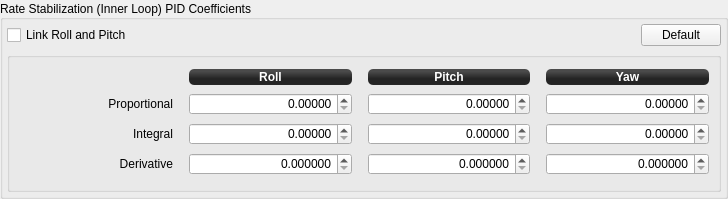
            <widget class="QGroupBox" name="RateStabilizationGroup_8">
             <property name="sizePolicy">
              <sizepolicy hsizetype="Preferred" vsizetype="Fixed">
               <horstretch>0</horstretch>
               <verstretch>0</verstretch>
              </sizepolicy>
             </property>
             <property name="minimumSize">
              <size>
               <width>0</width>
               <height>0</height>
              </size>
             </property>
             <property name="maximumSize">
              <size>
               <width>16777215</width>
               <height>16777215</height>
              </size>
             </property>
             <property name="title">
              <string>Rate Stabilization (Inner Loop) PID Coefficients</string>
             </property>
             <property name="alignment">
              <set>Qt::AlignLeading|Qt::AlignLeft|Qt::AlignVCenter</set>
             </property>
             <property name="flat">
              <bool>false</bool>
             </property>
             <layout class="QGridLayout" name="gridLayout_16">
              <property name="leftMargin">
               <number>4</number>
              </property>
              <property name="topMargin">
               <number>4</number>
              </property>
              <property name="rightMargin">
               <number>4</number>
              </property>
              <property name="bottomMargin">
               <number>4</number>
              </property>
              <property name="horizontalSpacing">
               <number>6</number>
              </property>
              <item row="1" column="0" colspan="3">
               <widget class="QGroupBox" name="RateStabilizationGroup_9">
                <property name="sizePolicy">
                 <sizepolicy hsizetype="Preferred" vsizetype="Fixed">
                  <horstretch>0</horstretch>
                  <verstretch>0</verstretch>
                 </sizepolicy>
                </property>
                <property name="minimumSize">
                 <size>
                  <width>0</width>
                  <height>140</height>
                 </size>
                </property>
                <property name="autoFillBackground">
                 <bool>false</bool>
                </property>
                <property name="styleSheet">
                 <string notr="true"/>
                </property>
                <property name="title">
                 <string/>
                </property>
                <property name="flat">
                 <bool>false</bool>
                </property>
                <layout class="QGridLayout" name="gridLayout_3" columnstretch="0,0,0,0,0,0,0">
                 <property name="leftMargin">
                  <number>0</number>
                 </property>
                 <property name="bottomMargin">
                  <number>9</number>
                 </property>
                 <item row="3" column="4">
                  <widget class="QDoubleSpinBox" name="PitchRateKd">
                   <property name="sizePolicy">
                    <sizepolicy hsizetype="Preferred" vsizetype="Fixed">
                     <horstretch>0</horstretch>
                     <verstretch>0</verstretch>
                    </sizepolicy>
                   </property>
                   <property name="minimumSize">
                    <size>
                     <width>0</width>
                     <height>22</height>
                    </size>
                   </property>
                   <property name="maximumSize">
                    <size>
                     <width>16777215</width>
                     <height>22</height>
                    </size>
                   </property>
                   <property name="focusPolicy">
                    <enum>Qt::StrongFocus</enum>
                   </property>
                   <property name="styleSheet">
                    <string notr="true"/>
                   </property>
                   <property name="alignment">
                    <set>Qt::AlignRight|Qt::AlignTrailing|Qt::AlignVCenter</set>
                   </property>
                   <property name="decimals">
                    <number>6</number>
                   </property>
                   <property name="singleStep">
                    <double>0.000001000000000</double>
                   </property>
                   <property name="objrelation" stdset="0">
                    <stringlist notr="true">
                     <string>objname:StabilizationSettings</string>
                     <string>fieldname:PitchRatePID</string>
                     <string>element:Kd</string>
                     <string>haslimits:no</string>
                     <string>scale:1</string>
                     <string>buttongroup:4,20</string>
                    </stringlist>
                   </property>
                  </widget>
                 </item>
                 <item row="0" column="6">
                  <widget class="QLabel" name="label_42">
                   <property name="sizePolicy">
                    <sizepolicy hsizetype="Preferred" vsizetype="Fixed">
                     <horstretch>0</horstretch>
                     <verstretch>0</verstretch>
                    </sizepolicy>
                   </property>
                   <property name="minimumSize">
                    <size>
                     <width>0</width>
                     <height>16</height>
                    </size>
                   </property>
                   <property name="font">
                    <font>
                     <weight>75</weight>
                     <bold>true</bold>
                    </font>
                   </property>
                   <property name="autoFillBackground">
                    <bool>false</bool>
                   </property>
                   <property name="styleSheet">
                    <string notr="true">background-color: qlineargradient(spread:reflect, x1:0.507, y1:0, x2:0.507, y2:0.772, stop:0.208955 rgba(74, 74, 74, 255), stop:0.78607 rgba(36, 36, 36, 255));
color: rgb(255, 255, 255);
border-radius: 5;</string>
                   </property>
                   <property name="text">
                    <string>Yaw</string>
                   </property>
                   <property name="alignment">
                    <set>Qt::AlignCenter</set>
                   </property>
                  </widget>
                 </item>
                 <item row="2" column="0">
                  <widget class="QLabel" name="label_44">
                   <property name="sizePolicy">
                    <sizepolicy hsizetype="Preferred" vsizetype="Preferred">
                     <horstretch>0</horstretch>
                     <verstretch>0</verstretch>
                    </sizepolicy>
                   </property>
                   <property name="minimumSize">
                    <size>
                     <width>69</width>
                     <height>0</height>
                    </size>
                   </property>
                   <property name="styleSheet">
                    <string notr="true"/>
                   </property>
                   <property name="text">
                    <string>Integral</string>
                   </property>
                   <property name="alignment">
                    <set>Qt::AlignRight|Qt::AlignTrailing|Qt::AlignVCenter</set>
                   </property>
                  </widget>
                 </item>
                 <item row="2" column="6">
                  <widget class="QDoubleSpinBox" name="RateYawKi">
                   <property name="sizePolicy">
                    <sizepolicy hsizetype="Preferred" vsizetype="Fixed">
                     <horstretch>0</horstretch>
                     <verstretch>0</verstretch>
                    </sizepolicy>
                   </property>
                   <property name="minimumSize">
                    <size>
                     <width>0</width>
                     <height>22</height>
                    </size>
                   </property>
                   <property name="maximumSize">
                    <size>
                     <width>16777215</width>
                     <height>22</height>
                    </size>
                   </property>
                   <property name="focusPolicy">
                    <enum>Qt::StrongFocus</enum>
                   </property>
                   <property name="toolTip">
                    <string>As a rule of thumb, you can set the Ki at roughly the same
value as the Kp.</string>
                   </property>
                   <property name="styleSheet">
                    <string notr="true"/>
                   </property>
                   <property name="alignment">
                    <set>Qt::AlignRight|Qt::AlignTrailing|Qt::AlignVCenter</set>
                   </property>
                   <property name="decimals">
                    <number>5</number>
                   </property>
                   <property name="singleStep">
                    <double>0.000100000000000</double>
                   </property>
                   <property name="objrelation" stdset="0">
                    <stringlist notr="true">
                     <string>objname:StabilizationSettings</string>
                     <string>fieldname:YawRatePID</string>
                     <string>element:Ki</string>
                     <string>haslimits:no</string>
                     <string>scale:1</string>
                     <string>buttongroup:4,20</string>
                    </stringlist>
                   </property>
                  </widget>
                 </item>
                 <item row="2" column="4">
                  <widget class="QDoubleSpinBox" name="RatePitchKi">
                   <property name="sizePolicy">
                    <sizepolicy hsizetype="Preferred" vsizetype="Fixed">
                     <horstretch>0</horstretch>
                     <verstretch>0</verstretch>
                    </sizepolicy>
                   </property>
                   <property name="minimumSize">
                    <size>
                     <width>0</width>
                     <height>22</height>
                    </size>
                   </property>
                   <property name="maximumSize">
                    <size>
                     <width>16777215</width>
                     <height>22</height>
                    </size>
                   </property>
                   <property name="focusPolicy">
                    <enum>Qt::StrongFocus</enum>
                   </property>
                   <property name="toolTip">
                    <string>As a rule of thumb, you can set the Ki at roughly the same
value as the Kp.</string>
                   </property>
                   <property name="styleSheet">
                    <string notr="true"/>
                   </property>
                   <property name="alignment">
                    <set>Qt::AlignRight|Qt::AlignTrailing|Qt::AlignVCenter</set>
                   </property>
                   <property name="decimals">
                    <number>5</number>
                   </property>
                   <property name="singleStep">
                    <double>0.000100000000000</double>
                   </property>
                   <property name="objrelation" stdset="0">
                    <stringlist notr="true">
                     <string>objname:StabilizationSettings</string>
                     <string>fieldname:PitchRatePID</string>
                     <string>element:Ki</string>
                     <string>haslimits:no</string>
                     <string>scale:1</string>
                     <string>buttongroup:4,20</string>
                    </stringlist>
                   </property>
                  </widget>
                 </item>
                 <item row="1" column="6">
                  <widget class="QDoubleSpinBox" name="RateYawKp">
                   <property name="sizePolicy">
                    <sizepolicy hsizetype="Preferred" vsizetype="Fixed">
                     <horstretch>0</horstretch>
                     <verstretch>0</verstretch>
                    </sizepolicy>
                   </property>
                   <property name="minimumSize">
                    <size>
                     <width>103</width>
                     <height>22</height>
                    </size>
                   </property>
                   <property name="maximumSize">
                    <size>
                     <width>16777215</width>
                     <height>22</height>
                    </size>
                   </property>
                   <property name="focusPolicy">
                    <enum>Qt::StrongFocus</enum>
                   </property>
                   <property name="toolTip">
                    <string>Slowly raise Kp until you start seeing clear oscillations when you fly.
Then lower the value by 20% or so.

You can usually go for higher values for Yaw factors.</string>
                   </property>
                   <property name="styleSheet">
                    <string notr="true"/>
                   </property>
                   <property name="alignment">
                    <set>Qt::AlignRight|Qt::AlignTrailing|Qt::AlignVCenter</set>
                   </property>
                   <property name="decimals">
                    <number>5</number>
                   </property>
                   <property name="singleStep">
                    <double>0.000100000000000</double>
                   </property>
                   <property name="objrelation" stdset="0">
                    <stringlist notr="true">
                     <string>objname:StabilizationSettings</string>
                     <string>fieldname:YawRatePID</string>
                     <string>element:Kp</string>
                     <string>haslimits:no</string>
                     <string>scale:1</string>
                     <string>buttongroup:4,20</string>
                    </stringlist>
                   </property>
                  </widget>
                 </item>
                 <item row="3" column="6">
                  <widget class="QDoubleSpinBox" name="YawRateKd">
                   <property name="sizePolicy">
                    <sizepolicy hsizetype="Preferred" vsizetype="Fixed">
                     <horstretch>0</horstretch>
                     <verstretch>0</verstretch>
                    </sizepolicy>
                   </property>
                   <property name="minimumSize">
                    <size>
                     <width>0</width>
                     <height>22</height>
                    </size>
                   </property>
                   <property name="maximumSize">
                    <size>
                     <width>16777215</width>
                     <height>22</height>
                    </size>
                   </property>
                   <property name="focusPolicy">
                    <enum>Qt::StrongFocus</enum>
                   </property>
                   <property name="toolTip">
                    <string/>
                   </property>
                   <property name="styleSheet">
                    <string notr="true"/>
                   </property>
                   <property name="alignment">
                    <set>Qt::AlignRight|Qt::AlignTrailing|Qt::AlignVCenter</set>
                   </property>
                   <property name="decimals">
                    <number>6</number>
                   </property>
                   <property name="singleStep">
                    <double>0.000001000000000</double>
                   </property>
                   <property name="objrelation" stdset="0">
                    <stringlist notr="true">
                     <string>objname:StabilizationSettings</string>
                     <string>fieldname:YawRatePID</string>
                     <string>element:Kd</string>
                     <string>haslimits:no</string>
                     <string>scale:1</string>
                     <string>buttongroup:4,20</string>
                    </stringlist>
                   </property>
                  </widget>
                 </item>
                 <item row="0" column="4">
                  <widget class="QLabel" name="label_34">
                   <property name="sizePolicy">
                    <sizepolicy hsizetype="Preferred" vsizetype="Fixed">
                     <horstretch>0</horstretch>
                     <verstretch>0</verstretch>
                    </sizepolicy>
                   </property>
                   <property name="minimumSize">
                    <size>
                     <width>0</width>
                     <height>16</height>
                    </size>
                   </property>
                   <property name="font">
                    <font>
                     <weight>75</weight>
                     <bold>true</bold>
                    </font>
                   </property>
                   <property name="autoFillBackground">
                    <bool>false</bool>
                   </property>
                   <property name="styleSheet">
                    <string notr="true">background-color: qlineargradient(spread:reflect, x1:0.507, y1:0, x2:0.507, y2:0.772, stop:0.208955 rgba(74, 74, 74, 255), stop:0.78607 rgba(36, 36, 36, 255));
color: rgb(255, 255, 255);
border-radius: 5;</string>
                   </property>
                   <property name="text">
                    <string>Pitch</string>
                   </property>
                   <property name="alignment">
                    <set>Qt::AlignCenter</set>
                   </property>
                  </widget>
                 </item>
                 <item row="0" column="2">
                  <widget class="QLabel" name="label_30">
                   <property name="sizePolicy">
                    <sizepolicy hsizetype="Preferred" vsizetype="Fixed">
                     <horstretch>0</horstretch>
                     <verstretch>0</verstretch>
                    </sizepolicy>
                   </property>
                   <property name="minimumSize">
                    <size>
                     <width>0</width>
                     <height>16</height>
                    </size>
                   </property>
                   <property name="font">
                    <font>
                     <weight>75</weight>
                     <bold>true</bold>
                    </font>
                   </property>
                   <property name="autoFillBackground">
                    <bool>false</bool>
                   </property>
                   <property name="styleSheet">
                    <string notr="true">background-color: qlineargradient(spread:reflect, x1:0.507, y1:0, x2:0.507, y2:0.772, stop:0.208955 rgba(74, 74, 74, 255), stop:0.78607 rgba(36, 36, 36, 255));
color: rgb(255, 255, 255);
border-radius: 5;</string>
                   </property>
                   <property name="text">
                    <string>Roll</string>
                   </property>
                   <property name="alignment">
                    <set>Qt::AlignCenter</set>
                   </property>
                  </widget>
                 </item>
                 <item row="1" column="0">
                  <widget class="QLabel" name="label_43">
                   <property name="sizePolicy">
                    <sizepolicy hsizetype="Minimum" vsizetype="Fixed">
                     <horstretch>0</horstretch>
                     <verstretch>0</verstretch>
                    </sizepolicy>
                   </property>
                   <property name="minimumSize">
                    <size>
                     <width>69</width>
                     <height>16</height>
                    </size>
                   </property>
                   <property name="styleSheet">
                    <string notr="true"/>
                   </property>
                   <property name="text">
                    <string>Proportional</string>
                   </property>
                   <property name="alignment">
                    <set>Qt::AlignRight|Qt::AlignTrailing|Qt::AlignVCenter</set>
                   </property>
                  </widget>
                 </item>
                 <item row="1" column="2">
                  <widget class="QDoubleSpinBox" name="RateRollKp">
                   <property name="sizePolicy">
                    <sizepolicy hsizetype="Preferred" vsizetype="Fixed">
                     <horstretch>0</horstretch>
                     <verstretch>0</verstretch>
                    </sizepolicy>
                   </property>
                   <property name="minimumSize">
                    <size>
                     <width>103</width>
                     <height>22</height>
                    </size>
                   </property>
                   <property name="maximumSize">
                    <size>
                     <width>16777215</width>
                     <height>22</height>
                    </size>
                   </property>
                   <property name="focusPolicy">
                    <enum>Qt::StrongFocus</enum>
                   </property>
                   <property name="toolTip">
                    <string>Slowly raise Kp until you start seeing clear oscillations when you fly.
Then lower the value by 20% or so.</string>
                   </property>
                   <property name="styleSheet">
                    <string notr="true"/>
                   </property>
                   <property name="alignment">
                    <set>Qt::AlignRight|Qt::AlignTrailing|Qt::AlignVCenter</set>
                   </property>
                   <property name="decimals">
                    <number>5</number>
                   </property>
                   <property name="singleStep">
                    <double>0.000100000000000</double>
                   </property>
                   <property name="objrelation" stdset="0">
                    <stringlist notr="true">
                     <string>objname:StabilizationSettings</string>
                     <string>fieldname:RollRatePID</string>
                     <string>element:Kp</string>
                     <string>haslimits:no</string>
                     <string>scale:1</string>
                     <string>buttongroup:4,20</string>
                    </stringlist>
                   </property>
                  </widget>
                 </item>
                 <item row="2" column="2">
                  <widget class="QDoubleSpinBox" name="RateRollKi">
                   <property name="sizePolicy">
                    <sizepolicy hsizetype="Preferred" vsizetype="Fixed">
                     <horstretch>0</horstretch>
                     <verstretch>0</verstretch>
                    </sizepolicy>
                   </property>
                   <property name="minimumSize">
                    <size>
                     <width>0</width>
                     <height>22</height>
                    </size>
                   </property>
                   <property name="maximumSize">
                    <size>
                     <width>16777215</width>
                     <height>22</height>
                    </size>
                   </property>
                   <property name="focusPolicy">
                    <enum>Qt::StrongFocus</enum>
                   </property>
                   <property name="toolTip">
                    <string>As a rule of thumb, you can set the Ki at roughly the same
value as the Kp.</string>
                   </property>
                   <property name="styleSheet">
                    <string notr="true"/>
                   </property>
                   <property name="alignment">
                    <set>Qt::AlignRight|Qt::AlignTrailing|Qt::AlignVCenter</set>
                   </property>
                   <property name="decimals">
                    <number>5</number>
                   </property>
                   <property name="singleStep">
                    <double>0.000100000000000</double>
                   </property>
                   <property name="objrelation" stdset="0">
                    <stringlist notr="true">
                     <string>objname:StabilizationSettings</string>
                     <string>fieldname:RollRatePID</string>
                     <string>element:Ki</string>
                     <string>haslimits:no</string>
                     <string>scale:1</string>
                     <string>buttongroup:4,20</string>
                    </stringlist>
                   </property>
                  </widget>
                 </item>
                 <item row="3" column="0">
                  <widget class="QLabel" name="label_24">
                   <property name="sizePolicy">
                    <sizepolicy hsizetype="Preferred" vsizetype="Preferred">
                     <horstretch>0</horstretch>
                     <verstretch>0</verstretch>
                    </sizepolicy>
                   </property>
                   <property name="minimumSize">
                    <size>
                     <width>69</width>
                     <height>0</height>
                    </size>
                   </property>
                   <property name="maximumSize">
                    <size>
                     <width>16777215</width>
                     <height>16777215</height>
                    </size>
                   </property>
                   <property name="styleSheet">
                    <string notr="true"/>
                   </property>
                   <property name="text">
                    <string>Derivative</string>
                   </property>
                   <property name="alignment">
                    <set>Qt::AlignRight|Qt::AlignTrailing|Qt::AlignVCenter</set>
                   </property>
                  </widget>
                 </item>
                 <item row="1" column="4">
                  <widget class="QDoubleSpinBox" name="RatePitchKp">
                   <property name="sizePolicy">
                    <sizepolicy hsizetype="Preferred" vsizetype="Fixed">
                     <horstretch>0</horstretch>
                     <verstretch>0</verstretch>
                    </sizepolicy>
                   </property>
                   <property name="minimumSize">
                    <size>
                     <width>103</width>
                     <height>22</height>
                    </size>
                   </property>
                   <property name="maximumSize">
                    <size>
                     <width>16777215</width>
                     <height>22</height>
                    </size>
                   </property>
                   <property name="focusPolicy">
                    <enum>Qt::StrongFocus</enum>
                   </property>
                   <property name="toolTip">
                    <string>Slowly raise Kp until you start seeing clear oscillations when you fly.
Then lower the value by 20% or so.</string>
                   </property>
                   <property name="styleSheet">
                    <string notr="true"/>
                   </property>
                   <property name="alignment">
                    <set>Qt::AlignRight|Qt::AlignTrailing|Qt::AlignVCenter</set>
                   </property>
                   <property name="decimals">
                    <number>5</number>
                   </property>
                   <property name="singleStep">
                    <double>0.000100000000000</double>
                   </property>
                   <property name="objrelation" stdset="0">
                    <stringlist notr="true">
                     <string>objname:StabilizationSettings</string>
                     <string>fieldname:PitchRatePID</string>
                     <string>element:Kp</string>
                     <string>haslimits:no</string>
                     <string>scale:1</string>
                     <string>buttongroup:4,20</string>
                    </stringlist>
                   </property>
                  </widget>
                 </item>
                 <item row="3" column="2">
                  <widget class="QDoubleSpinBox" name="RollRateKd">
                   <property name="sizePolicy">
                    <sizepolicy hsizetype="Preferred" vsizetype="Fixed">
                     <horstretch>0</horstretch>
                     <verstretch>0</verstretch>
                    </sizepolicy>
                   </property>
                   <property name="minimumSize">
                    <size>
                     <width>0</width>
                     <height>22</height>
                    </size>
                   </property>
                   <property name="maximumSize">
                    <size>
                     <width>16777215</width>
                     <height>22</height>
                    </size>
                   </property>
                   <property name="focusPolicy">
                    <enum>Qt::StrongFocus</enum>
                   </property>
                   <property name="toolTip">
                    <string/>
                   </property>
                   <property name="styleSheet">
                    <string notr="true"/>
                   </property>
                   <property name="alignment">
                    <set>Qt::AlignRight|Qt::AlignTrailing|Qt::AlignVCenter</set>
                   </property>
                   <property name="decimals">
                    <number>6</number>
                   </property>
                   <property name="singleStep">
                    <double>0.000001000000000</double>
                   </property>
                   <property name="objrelation" stdset="0">
                    <stringlist notr="true">
                     <string>objname:StabilizationSettings</string>
                     <string>fieldname:RollRatePID</string>
                     <string>element:Kd</string>
                     <string>haslimits:no</string>
                     <string>scale:1</string>
                     <string>buttongroup:4,20</string>
                    </stringlist>
                   </property>
                  </widget>
                 </item>
                 <item row="1" column="5">
                  <spacer name="horizontalSpacer_28">
                   <property name="orientation">
                    <enum>Qt::Horizontal</enum>
                   </property>
                   <property name="sizeType">
                    <enum>QSizePolicy::Fixed</enum>
                   </property>
                   <property name="sizeHint" stdset="0">
                    <size>
                     <width>10</width>
                     <height>10</height>
                    </size>
                   </property>
                  </spacer>
                 </item>
                 <item row="1" column="3">
                  <spacer name="horizontalSpacer_27">
                   <property name="orientation">
                    <enum>Qt::Horizontal</enum>
                   </property>
                   <property name="sizeType">
                    <enum>QSizePolicy::Fixed</enum>
                   </property>
                   <property name="sizeHint" stdset="0">
                    <size>
                     <width>10</width>
                     <height>10</height>
                    </size>
                   </property>
                  </spacer>
                 </item>
                 <item row="1" column="1">
                  <spacer name="horizontalSpacer_26">
                   <property name="orientation">
                    <enum>Qt::Horizontal</enum>
                   </property>
                   <property name="sizeType">
                    <enum>QSizePolicy::Fixed</enum>
                   </property>
                   <property name="sizeHint" stdset="0">
                    <size>
                     <width>10</width>
                     <height>10</height>
                    </size>
                   </property>
                  </spacer>
                 </item>
                 <item row="0" column="0">
                  <spacer name="horizontalSpacer_24">
                   <property name="orientation">
                    <enum>Qt::Horizontal</enum>
                   </property>
                   <property name="sizeType">
                    <enum>QSizePolicy::Fixed</enum>
                   </property>
                   <property name="sizeHint" stdset="0">
                    <size>
                     <width>150</width>
                     <height>16</height>
                    </size>
                   </property>
                  </spacer>
                 </item>
                </layout>
               </widget>
              </item>
              <item row="0" column="1">
               <spacer name="horizontalSpacer_6">
                <property name="orientation">
                 <enum>Qt::Horizontal</enum>
                </property>
                <property name="sizeType">
                 <enum>QSizePolicy::Preferred</enum>
                </property>
                <property name="sizeHint" stdset="0">
                 <size>
                  <width>497</width>
                  <height>20</height>
                 </size>
                </property>
               </spacer>
              </item>
              <item row="0" column="0">
               <widget class="QCheckBox" name="checkBox_3">
                <property name="styleSheet">
                 <string notr="true"/>
                </property>
                <property name="text">
                 <string>Link Roll and Pitch</string>
                </property>
               </widget>
              </item>
              <item row="0" column="2">
               <widget class="QPushButton" name="pushButton_4">
                <property name="sizePolicy">
                 <sizepolicy hsizetype="Fixed" vsizetype="Fixed">
                  <horstretch>0</horstretch>
                  <verstretch>0</verstretch>
                 </sizepolicy>
                </property>
                <property name="minimumSize">
                 <size>
                  <width>0</width>
                  <height>0</height>
                 </size>
                </property>
                <property name="maximumSize">
                 <size>
                  <width>16777215</width>
                  <height>16777215</height>
                 </size>
                </property>
                <property name="toolTip">
                 <string>Reset all values to GCS defaults</string>
                </property>
                <property name="styleSheet">
                 <string notr="true"/>
                </property>
                <property name="text">
                 <string>Default</string>
                </property>
                <property name="objrelation" stdset="0">
                 <stringlist notr="true">
                  <string>objname:StabilizationSettings</string>
                  <string>button:default</string>
                  <string>buttongroup:4</string>
                 </stringlist>
                </property>
               </widget>
              </item>
             </layout>
            </widget>
